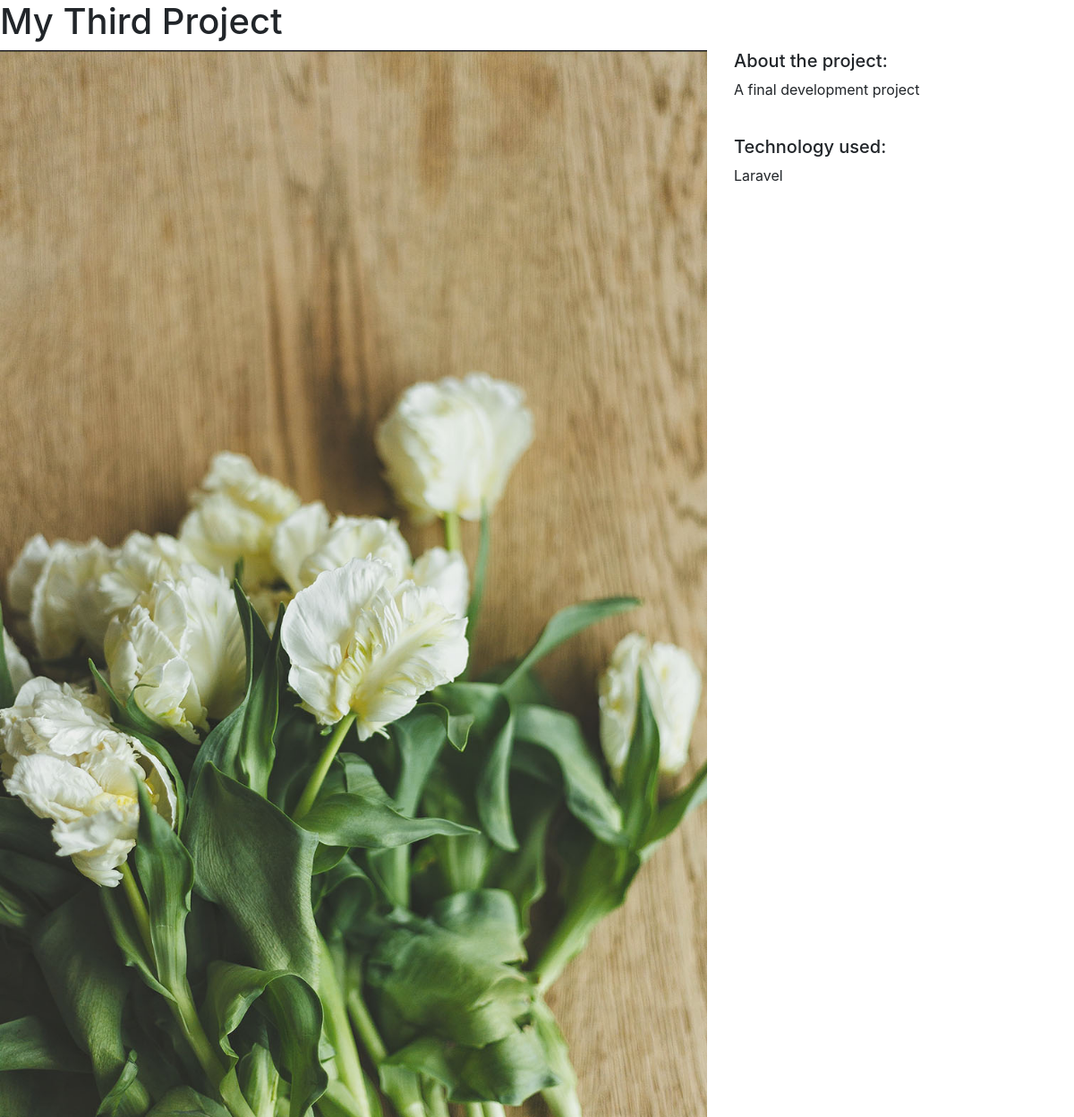
/projects/3/, run on the app's committed database.
### projectapp/models.py (models this page shows)
class Project(models.Model):
    title = models.CharField(max_length=100)
    desc = models.TextField()
    tech = models.CharField(max_length=20)
    img = models.FilePathField(path="/img")

### projectapp/views.py (the view)
# urls.py: path('projects/<int:pk>/', views.project_detail, name='project_detail'),
def project_detail(request, pk):
    project = Project.objects.get(pk=pk)
    context = {
        'project' : project
    }
    return render(request, 'project_detail.html', context)

### projectapp/templates/project_detail.html
{% extends "base.html" %}
{% load static %}
{% block page_content %}
<h1>{{ project.title }}</h1>
<div class="row">
    <div class="col-md-8">
        <img src="{% static project.img %}" alt="" width="100%">
    </div>
    <div class="col-md-4">
        <h5>About the project:</h5>
        <p>{{ project.desc }}</p>
        <br>
        <h5>Technology used:</h5>
        <p>{{ project.tech }}</p>
    </div>
</div>
{% endblock %}

### data on the page
Project: title "My Third Project", img (picture), desc "A final development project", tech "Laravel"
